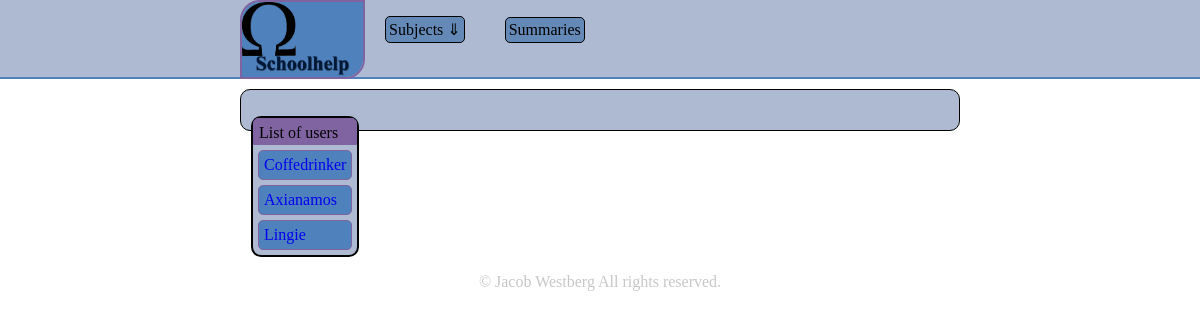
Screenshot of /user.php with the database file from the repository.
### tables this page shows
CREATE TABLE `users` (
  `id` int(11) NOT NULL AUTO_INCREMENT,
  `username` varchar(32) NOT NULL,
  `karma` int(11) NOT NULL,
  PRIMARY KEY (`id`)
);

### user.php (the view, shortened to what this page needs)
<!DOCTYPE html>
<html>
<head>
	<link rel="stylesheet" type="text/css" href="style.css"/>
</head>
<body>
<?php
 $pdo = get_pdo();
?>
<nav>
 	<a id="image" href="index.php"><img src="images/logo.jpg" alt="logo"/></a>
	<ul>
		<li>Subjects &dArr;
		</li>
	</ul>
	<a href='summary.php'>Summaries</a>
</nav>
<div class="content">
<?php
if ($pdo) {
	if (empty($_GET)) {
		echo "<ul>";
		echo "<li> List of users</li>";
		foreach ($pdo->query("SELECT * FROM users ORDER BY  id") as $row) {
			echo "<li><a href='?id={$row['id']}'>{$row['username']}</a></li> ";
		}
		echo "</ul>";
	}
}
else
{
	echo "<h1> Could not connect to server.</h1>";
}
?>
</div>
<footer id="copyright">&copy Jacob Westberg All rights reserved.</footer>
</body>
</html>

### style.css (style rules this page uses)
body { margin:0; }
nav img { float: left; margin-left:20%; margin-right: 20px; margin-bottom:0; height: 75px; border: 2px solid #8064a2; border-top-left-radius:20px; border-bottom-right-radius: 20px; }
nav ul { background-color: #6489b6; float: left; padding-left:0; list-style: none; padding: 3px; display: inline-table; overflow: hidden; border: 1px solid; border-radius: 5px; }
nav > a:not(#image) { border: 1px solid #000; background-color: #6489b6; padding: 3px; margin-left: 40px; margin-top: 17px; float: left; border-radius: 5px; text-decoration: none; color: #000; }
nav { background-color: #aebad2; height: 77px; padding-bottom: 0; border-bottom: 2px solid #4f81bd; }
.content > ul { float: left; border: 2px solid #000; background-color: #aebad2; border-radius: 10px; padding-left: 0; }
.content > ul > li { list-style: none; border: 1px solid #8064a2; background-color:#4f81bd; border-radius: 5px; padding: 5px; margin: 5px; }
.content > ul > li:first-child { background-color: #8064a2; margin:0; padding-bottom: 2px; border-bottom-right-radius: 0; border-bottom-left-radius: 0; }
.content > ul > li > a { text-decoration:none; }
.content { border: 1px solid #000; background-color: #aebad2; margin-left:20%; margin-right:20%; margin-top: 10px; border-radius:10px; padding: 10px; min-height: 20px; }
#copyright { clear: both; text-align: center; color:#c7c7c7; }

### rows the page displays
users: username "Coffedrinker"
users: username "Axianamos"
users: username "Lingie"
